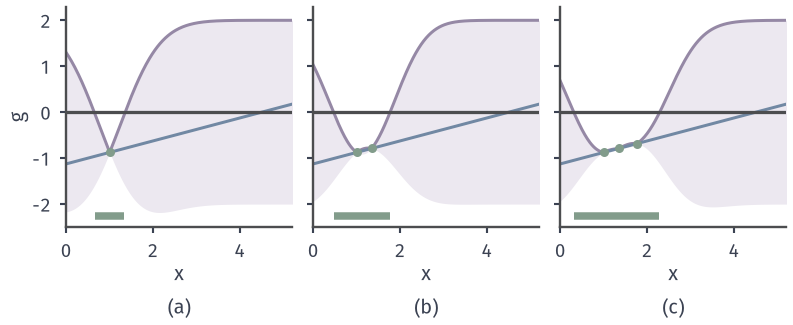

Recreate this plot in Python.
from pathlib import Path
import sys
ROOT = next(p for p in Path(__file__).resolve().parents if (p/'build.sh').is_file() and (p/'tex/book.tex').is_file())
sys.path.insert(0, str(ROOT/'figures/05-optimization/05-stochastic-optimization/matplotlib/bo-common'))
from bo_common import *
# 保守可行：g(x)=(x-4.5)/4，beta=2，把上界 u=m+2s<=0 的点视为安全；每轮评价安全集右端点。
fig,axs=figure(width_mm=112,height_mm=46,ncols=3,sharey=True)
X=[1.0];hist=[]
for r in range(3):
    ax=axs[r];A=np.array(X);G=(A-4.5)/4;m,v=posterior(A,G,XG);s=np.sqrt(v);u=m+2*s;safe=u<=0
    band(ax,XG,m,s,fill=PURPLE_FILL);ax.plot(XG,u,color=PURPLE,lw=1.2);ax.plot(XG,(XG-4.5)/4,color=BLUE,lw=1.2,zorder=2);ax.axhline(0,color=STROKE,lw=1.3);obs(ax,A,G)
    ax.plot(XG[safe],np.full(safe.sum(),-2.25),color=GREEN,lw=3,solid_capstyle='butt');ax.set_xlim(0,5.2);ax.set_ylim(-2.5,2.3);ax.set_xticks([0,2,4]);axes_style(ax,'$x$','$g$' if r==0 else None);panel_label(ax,'(%s)'%'abc'[r],-.32)
    hist.append((float(XG[safe].min()),float(XG[safe].max())));X.append(float(XG[safe].max()))
print(hist,X)
FACTS={'safe_intervals':hist,'queries':X,'beta':2}
save(fig, Path(__file__).resolve().parent, 'figure', FACTS)
